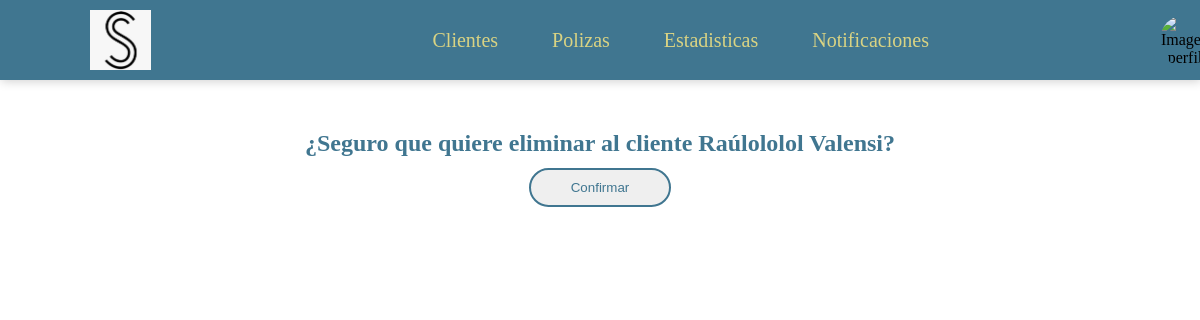
Before: /clientes/eliminar/3/ with the older database file.
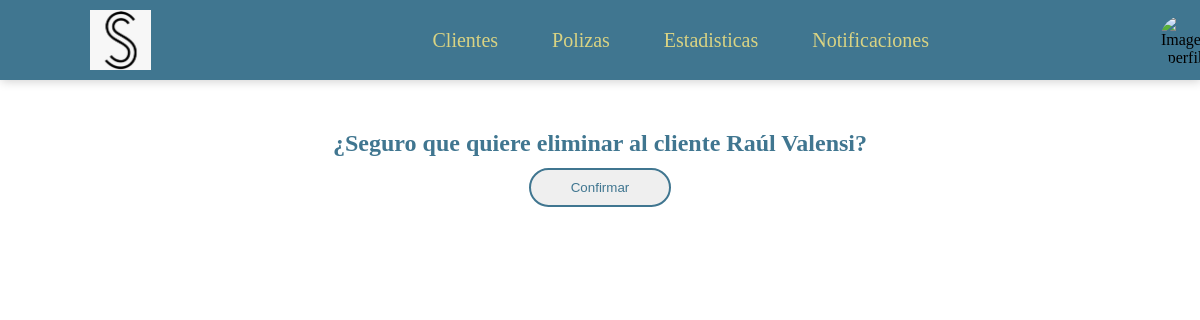
After: the same page with the newer database file.
### Clientes/models.py (models this page shows)
class Cliente (models.Model):
    nombre = models.CharField(max_length=30)
    ap_paterno = models.CharField(max_length=30)
    ap_materno = models.CharField(max_length=30)
    fecha_nacimiento = models.DateField(null=True, blank=True)
    email = models.EmailField(null=True, blank=True, default="")
    num_celular = models.CharField(max_length=10)
    num_fijo = models.CharField(max_length=10, null=True, blank=True, default="")
    codigo_postal = models.CharField(max_length=5, null=True, blank=True, default="")
    colonia = models.CharField(max_length=30)
    direccion = models.CharField(max_length=30)
    rfc = models.CharField(max_length=30, null=True, blank=True, default="")
    fecha_registro = models.DateField()
    agente = models.ForeignKey(Agente, on_delete=models.CASCADE)
    status = models.ForeignKey(Status, on_delete=models.CASCADE)
    def __str__(self):
        return self.nombre +" "+ self.ap_paterno

### Clientes/views.py (the view)
# urls.py: path('eliminar/<int:id_cliente>/',views.eliminar,name='eliminar'),
def eliminar(request, id_cliente):
    cliente = Cliente.objects.get(id = id_cliente)
    if request.method == 'POST':
        cliente.delete()
        return redirect('Clientes:index')
    return render(request,'eliminar.html', {'cliente':cliente})

### Clientes/templates/eliminar.html (shortened to what this page needs)
{%extends "header.html"%}
{% block content %}
<section class="form-delete">
    <form method="POST">
        <h2>¿Seguro que quiere eliminar al cliente {{cliente}}?</h2>
        <div class="b-g">
            <button type="submit">Confirmar</button>
        </div>
    </form>
</section>
{% endblock%}

Changed rows visible on the page:
changed Cliente: nombre+ap_paterno "Raúlololol Valensi" → "Raúl Valensi"
